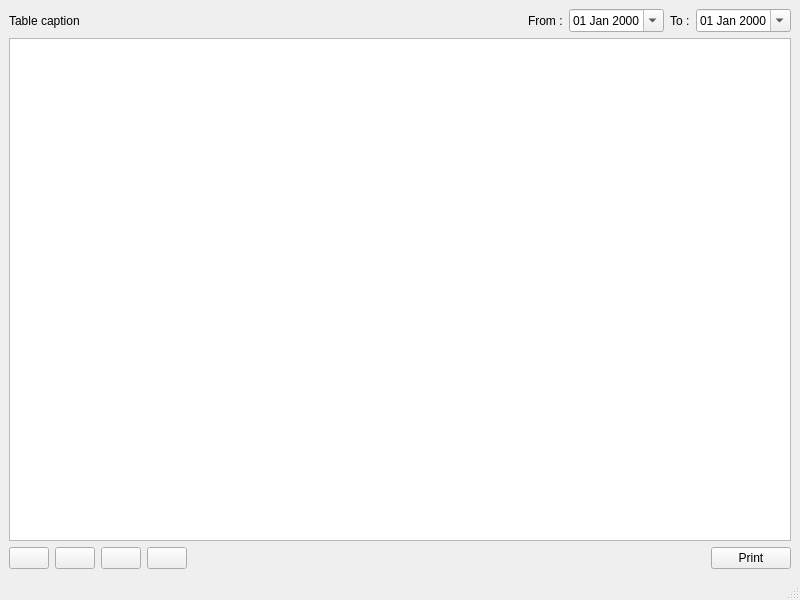
<?xml version="1.0" encoding="UTF-8"?>
<ui version="4.0">
 <class>TransactionsWindow</class>
 <widget class="QMainWindow" name="TransactionsWindow">
  <property name="geometry">
   <rect>
    <x>0</x>
    <y>0</y>
    <width>800</width>
    <height>600</height>
   </rect>
  </property>
  <property name="windowTitle">
   <string>MainWindow</string>
  </property>
  <widget class="QWidget" name="centralwidget">
   <layout class="QVBoxLayout" name="verticalLayout">
    <item>
     <layout class="QVBoxLayout" name="verticalLayout_6">
      <item>
       <layout class="QHBoxLayout" name="horizontalLayout_5">
        <item>
         <widget class="QLabel" name="table_caption_lb">
          <property name="text">
           <string>Table caption</string>
          </property>
         </widget>
        </item>
        <item>
         <spacer name="horizontalSpacer_4">
          <property name="orientation">
           <enum>Qt::Horizontal</enum>
          </property>
          <property name="sizeHint" stdset="0">
           <size>
            <width>40</width>
            <height>20</height>
           </size>
          </property>
         </spacer>
        </item>
        <item>
         <widget class="QLabel" name="label_2">
          <property name="text">
           <string>From :</string>
          </property>
         </widget>
        </item>
        <item>
         <widget class="QDateEdit" name="from_de">
          <property name="displayFormat">
           <string>dd MMM yyyy</string>
          </property>
          <property name="calendarPopup">
           <bool>true</bool>
          </property>
         </widget>
        </item>
        <item>
         <widget class="QLabel" name="label_3">
          <property name="text">
           <string>To :</string>
          </property>
         </widget>
        </item>
        <item>
         <widget class="QDateEdit" name="to_de">
          <property name="displayFormat">
           <string>dd MMM yyyy</string>
          </property>
          <property name="calendarPopup">
           <bool>true</bool>
          </property>
         </widget>
        </item>
       </layout>
      </item>
      <item>
       <widget class="QTableWidget" name="transactions_tw">
        <property name="contextMenuPolicy">
         <enum>Qt::CustomContextMenu</enum>
        </property>
        <property name="frameShape">
         <enum>QFrame::StyledPanel</enum>
        </property>
        <property name="editTriggers">
         <set>QAbstractItemView::NoEditTriggers</set>
        </property>
        <property name="alternatingRowColors">
         <bool>true</bool>
        </property>
        <property name="selectionMode">
         <enum>QAbstractItemView::ExtendedSelection</enum>
        </property>
        <property name="selectionBehavior">
         <enum>QAbstractItemView::SelectRows</enum>
        </property>
        <property name="showGrid">
         <bool>false</bool>
        </property>
        <attribute name="horizontalHeaderHighlightSections">
         <bool>true</bool>
        </attribute>
        <attribute name="verticalHeaderVisible">
         <bool>false</bool>
        </attribute>
        <attribute name="verticalHeaderHighlightSections">
         <bool>true</bool>
        </attribute>
       </widget>
      </item>
      <item>
       <layout class="QHBoxLayout" name="horizontalLayout_4">
        <item>
         <widget class="QPushButton" name="home_pb">
          <property name="text">
           <string/>
          </property>
          <property name="iconSize">
           <size>
            <width>24</width>
            <height>24</height>
           </size>
          </property>
         </widget>
        </item>
        <item>
         <widget class="QPushButton" name="pg_up_pb">
          <property name="text">
           <string/>
          </property>
          <property name="iconSize">
           <size>
            <width>24</width>
            <height>24</height>
           </size>
          </property>
         </widget>
        </item>
        <item>
         <widget class="QPushButton" name="pg_down_pb">
          <property name="text">
           <string/>
          </property>
          <property name="iconSize">
           <size>
            <width>24</width>
            <height>24</height>
           </size>
          </property>
         </widget>
        </item>
        <item>
         <widget class="QPushButton" name="end_pb">
          <property name="text">
           <string/>
          </property>
          <property name="iconSize">
           <size>
            <width>24</width>
            <height>24</height>
           </size>
          </property>
         </widget>
        </item>
        <item>
         <spacer name="horizontalSpacer_5">
          <property name="orientation">
           <enum>Qt::Horizontal</enum>
          </property>
          <property name="sizeHint" stdset="0">
           <size>
            <width>40</width>
            <height>20</height>
           </size>
          </property>
         </spacer>
        </item>
        <item>
         <widget class="QPushButton" name="print_pb">
          <property name="text">
           <string>Print</string>
          </property>
          <property name="icon">
           <iconset theme="document-print-symbolic">
            <normaloff>.</normaloff>.</iconset>
          </property>
         </widget>
        </item>
       </layout>
      </item>
     </layout>
    </item>
   </layout>
  </widget>
  <widget class="QMenuBar" name="menubar">
   <property name="geometry">
    <rect>
     <x>0</x>
     <y>0</y>
     <width>800</width>
     <height>28</height>
    </rect>
   </property>
  </widget>
  <widget class="QStatusBar" name="statusbar"/>
 </widget>
 <resources/>
 <connections/>
</ui>
